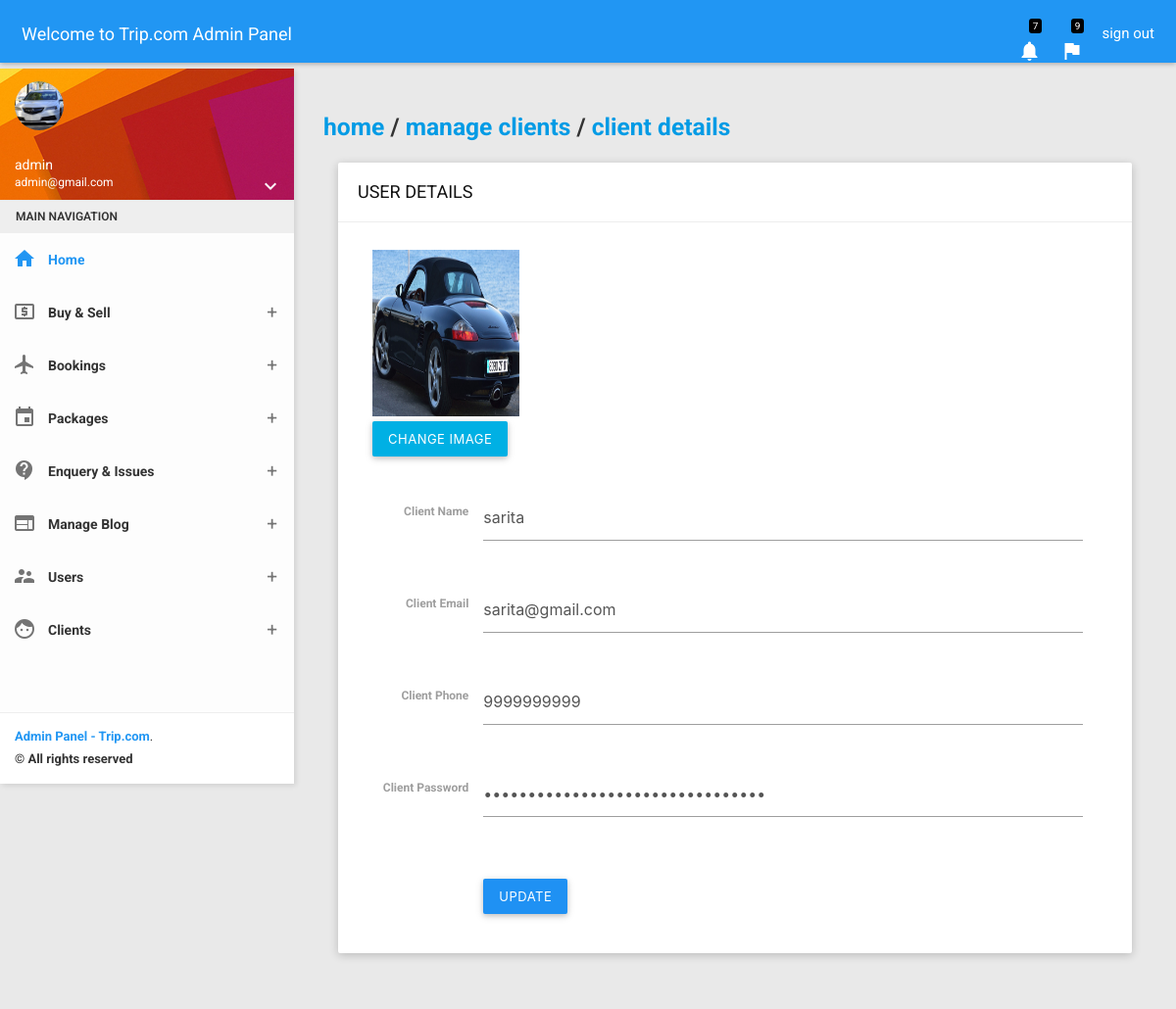
/admin/client_details.php?id=3 (signed in), run on the app's committed database.
### tables this page shows
CREATE TABLE `tb_clients` (
  `id` int(11) NOT NULL,
  `FullName` varchar(100) NOT NULL,
  `MobileNumber` char(10) NOT NULL,
  `EmailId` varchar(70) NOT NULL,
  `Password` varchar(100) NOT NULL,
  `image` varchar(100) DEFAULT NULL,
  `RegDate` timestamp NOT NULL DEFAULT CURRENT_TIMESTAMP,
  `UpdationDate` timestamp NOT NULL DEFAULT '0000-00-00 00:00:00' ON UPDATE CURRENT_TIMESTAMP
);

### admin/client_details.php (the view, shortened to what this page needs)
<?php include('../includes/config.php'); ?>
<?php include('includes/topbar.php'); ?>
    <section>
        <?php include('includes/leftsidebar.php'); ?>
    </section>
    <section class="content">
        <div class="container-fluid">
            <div class="block-header">
                <h5><a href="index.php">home</a> / <a href="manage_client.php">manage clients</a> / <a href="client_details.php?id=<?php echo $_GET['id']; ?>">client details</a></h5>
            </div>
            <div class="row clearfix">
                <div class="col-lg-12 col-md-12 col-sm-12 col-xs-12">
                    <div class="card">
                        <div class="header">
                            <h2>
                                USER DETAILS
                            </h2>
                        </div>
                        <div class="body">
                            <?php
                            $id = $_GET['id'];
                            $sql = "SELECT * FROM tb_clients WHERE id = '$id'";
                            $query = $db_config->query($sql);
                            $result = $query->fetch_object();
                             ?>
                            <form class="form-horizontal" method="post">
                                <div class="row clearfix">
                                    <div class="col-lg-2 col-md-2 col-sm-4 col-xs-5 form-control-label">
                                        <label><img src="../images/clients/<?php echo $result->image; ?>" alt='image' height='170' width='150'></label>
                                        <a href="change_client_image.php?id=<?php echo $result->id; ?>"><button class="btn btn-info">CHANGE IMAGE</button></a>
                                    </div>
                                    <div class="col-lg-10 col-md-10 col-sm-8 col-xs-7">
                                    </div>
                                </div>
                                <div class="row clearfix">
                                    <div class="col-lg-2 col-md-2 col-sm-4 col-xs-5 form-control-label">
                                        <label>Client Name</label>
                                    </div>
                                    <div class="col-lg-10 col-md-10 col-sm-8 col-xs-7">
                                        <div class="form-group">
                                                <input type="text" name="name"class="form-control" value="<?php echo $result->FullName; ?>">
                                        </div>
                                    </div>
                                </div>
                                <div class="row clearfix">
                                    <div class="col-lg-2 col-md-2 col-sm-4 col-xs-5 form-control-label">
                                        <label>Client Email</label>
                                    </div>
                                    <div class="col-lg-10 col-md-10 col-sm-8 col-xs-7">
                                        <div class="form-group">
                                                <input type="text" name="email" class="form-control" value="<?php echo $result->EmailId; ?>">
                                        </div>
                                    </div>
                                </div>
                                <div class="row clearfix">
                                    <div class="col-lg-2 col-md-2 col-sm-4 col-xs-5 form-control-label">
                                        <label>Client Phone</label>
                                    </div>
                                    <div class="col-lg-10 col-md-10 col-sm-8 col-xs-7">
                                        <div class="form-group">
                                                <input type="text" name="phone"class="form-control" value="<?php echo $result->MobileNumber; ?>">
                                        </div>
                                    </div>
                                </div>
                                <div class="row clearfix">
                                    <div class="col-lg-2 col-md-2 col-sm-4 col-xs-5 form-control-label">
                                        <label>Client Password</label>
                                    </div>
                                    <div class="col-lg-10 col-md-10 col-sm-8 col-xs-7">
                                        <div class="form-group">
                                                <input type="password" name="password" class="form-control" value="<?php echo $result->Password; ?>">
                                        </div>
                                    </div>
                                </div>
                                <div class="row clearfix">
                                    <div class="col-lg-offset-2 col-md-offset-2 col-sm-offset-4 col-xs-offset-5">
                                        <button type="submit" name="update" class="btn btn-primary m-t-15 waves-effect">UPDATE</button>
                                    </div>
                                </div>
                            </form>
                        </div>
                    </div>
                </div>
            </div>
        </div>
    </section>
    <?php include('includes/footer.php'); ?>

### data on the page
tb_clients: image (picture), name "sarita", email "sarita@gmail.com", phone "9999999999"

### other printed values
$_SESSION['name'] "admin"
$_SESSION['email'] "admin@gmail.com"
